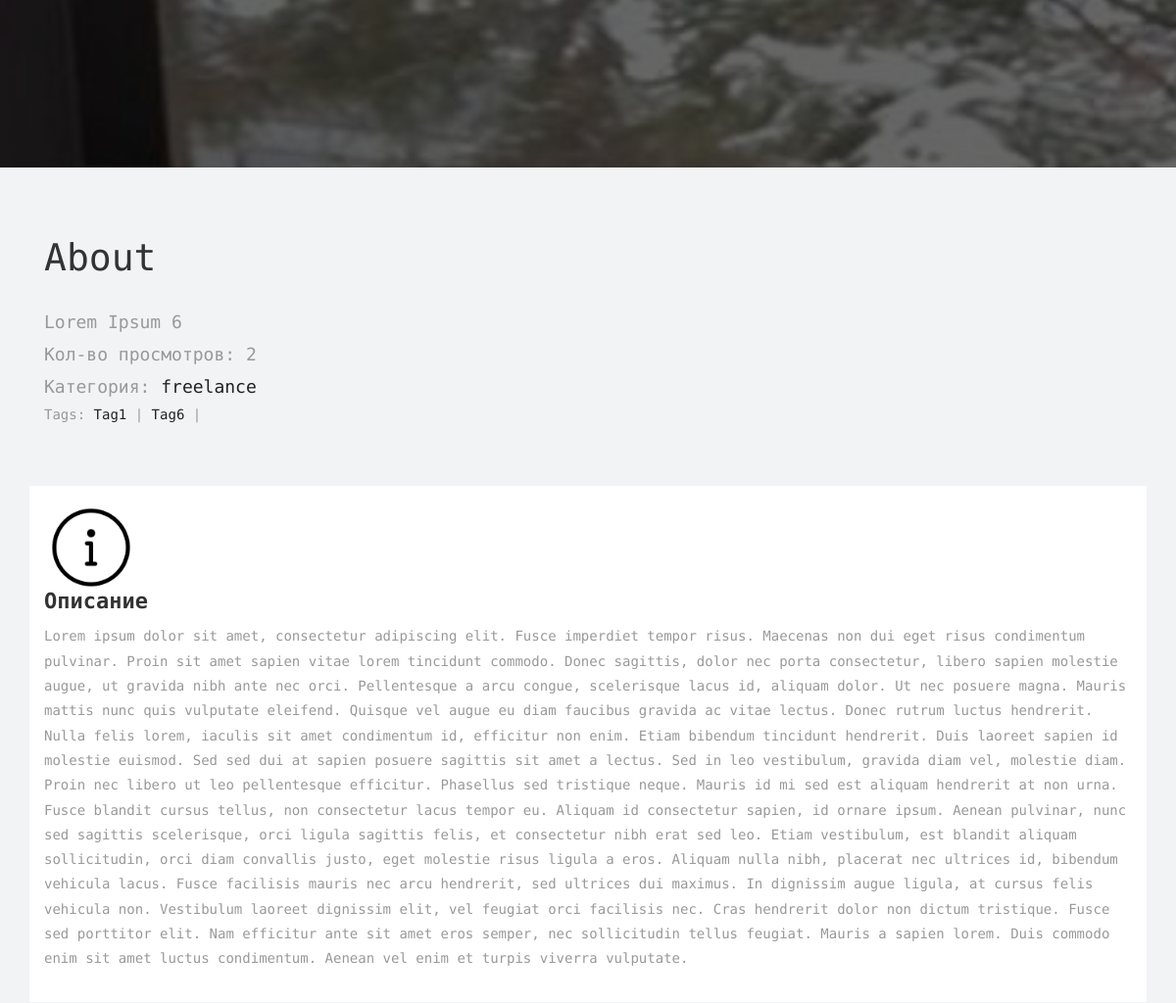
Before: /single/lorem-ipsum-6/ (middle part) with the older database file.
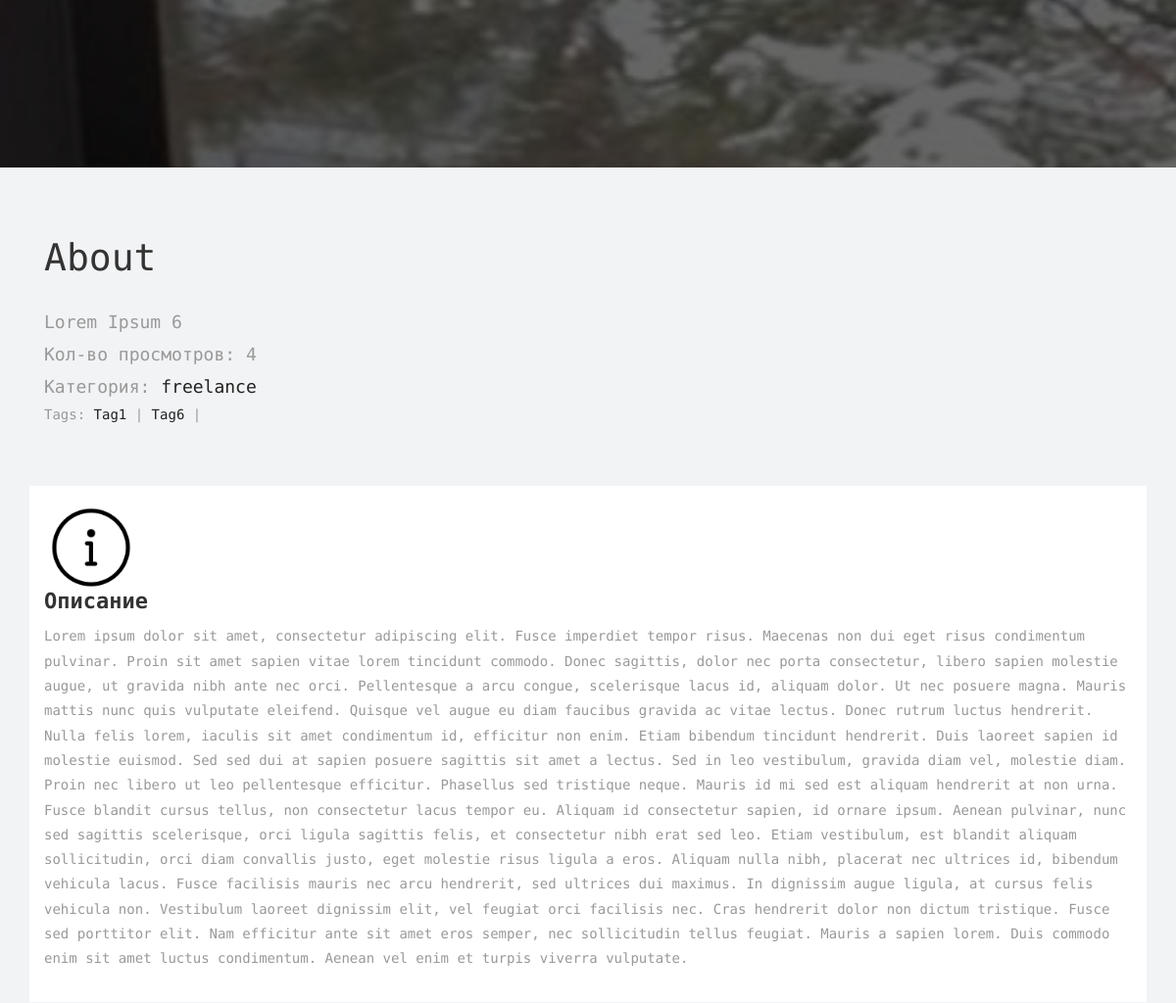
After: the same page with the newer database file.
### portfolio/models.py (models this page shows, shortened)
class Project(models.Model):
    title = models.CharField(max_length=100, verbose_name="Заголовок")
    slug = models.CharField(max_length=100, verbose_name="URL", unique=True)
    content = models.TextField(verbose_name="Описание", blank=True)
    image = models.FileField(upload_to=f"logo/%Y/%m/%d", verbose_name="Картинка", blank=True)
    created_at = models.DateField(auto_now_add=True, verbose_name="Дата создания")
    category = models.ForeignKey(Category, on_delete=models.CASCADE, verbose_name="Категория", related_name="projects")
    tags = models.ManyToManyField(Tag, blank=True, verbose_name="Теги", related_name="projects")
    status = models.BooleanField(default=True, verbose_name="Статус")
    views = models.IntegerField(default=0, verbose_name="К-во просмотров")
    class Meta:
        ordering = ['-created_at']
        db_table = 'projects'
        verbose_name = 'Проект'
        verbose_name_plural = 'Проекты'
    def save(self, *args, **kwargs):
        super().save(*args, **kwargs)
        if self.image:
            with Image.open(self.image) as image:
                image = image.resize((900, 800))
                image.save(self.image.path)

class Category(models.Model):
    title = models.CharField(max_length=255)
    slug = models.SlugField(max_length=255, verbose_name="URL", unique=True)
    def get_absolute_url(self):
        return reverse('category', kwargs={'slug': self.slug})
    class Meta:
        ordering = ['title']
        db_table = 'categories'
        verbose_name = "Категория(ю)"
        verbose_name_plural = "Категории"

### portfolio/views.py (the view)
# urls.py: path('single/<str:slug>/', ProjectView.as_view(), name='single'),
@method_decorator(cache_page(60 * 15), name='dispatch')
class ProjectView(DetailView):
    template_name = 'portfolio/single.html'
    allow_empty = False
    context_object_name = 'item'
    model = Project
    def get_object(self):
        return Project.objects.select_related(
            'category').only(
                'title', 'content',
                'image', 'views',
                'category__slug',
                'category__title'
            ).get(
                slug=self.kwargs['slug']
            )
    def get_context_data(self, **kwargs):
        context = super().get_context_data(**kwargs)
        project = self.get_queryset()[0]
        project.views = F('views') + 1
        project.save()
        context['photos'] = Gallery.objects.filter(
                                project=project.id)
        return context

### portfolio/models.py (called while the page is built)
    def get_absolute_url(self):
        return reverse('tag', kwargs={'slug': self.slug})

### portfolio/templates/portfolio/single.html (shortened to what this page needs)
{% load static %}
{% load porttag %}
<html lang="en">
<head>
    <link rel="stylesheet" href="{% static 'portfolio/css/bootstrap.min.css' %}">
    <link rel="stylesheet" href="{% static 'portfolio/style.css' %}">
    <link rel="stylesheet" href="{% static 'portfolio/css/responsive.css' %}">
    <link rel="stylesheet" href="{% static 'portfolio/css/custom.css' %}">
</head>
<body id="page-top" class="politics_version">
	<section id="title" class="main-banner parallaxie" style="background: url({{ item.image.url }})">
		<div class="heading">
		</div>
	</section>
	<div id="about" class="section lb">
        <div class="container">
            <div class="section-title text-left">
                <h3>About</h3>
                <p>{{ item.title }}</p>
				<p>Кол-во просмотров: {{ item.views }}</p>
                <p>Категория: <a href="{{ item.category.get_absolute_url }}#portfolio">{{ item.category.title }}</a></p>
                {% if item.tags.exists %}
                    Tags:
                        {% for tag in item.tags.all %}
                            <span><a href = "{{ tag.get_absolute_url }}#portfolio">{{ tag.title }}</a> |</span>
                        {% endfor %}
                {% endif %}
            </div>
            <div class="row">
                <div class="col-md-12 services-inner-box" >
					<div class="ser-icon">
						<img src = "{% static 'portfolio/images/info.png'%}" width= "100px" height= "100px"></i>
					</div>
					<h2>Описание</h2>
					<p>{{ item.content }}</p>
				</div>
            </div>
        </div>
    </div>
</body>
</html>

Changed rows visible on the page:
changed Project "Lorem Ipsum 6": views "2" → "4"
